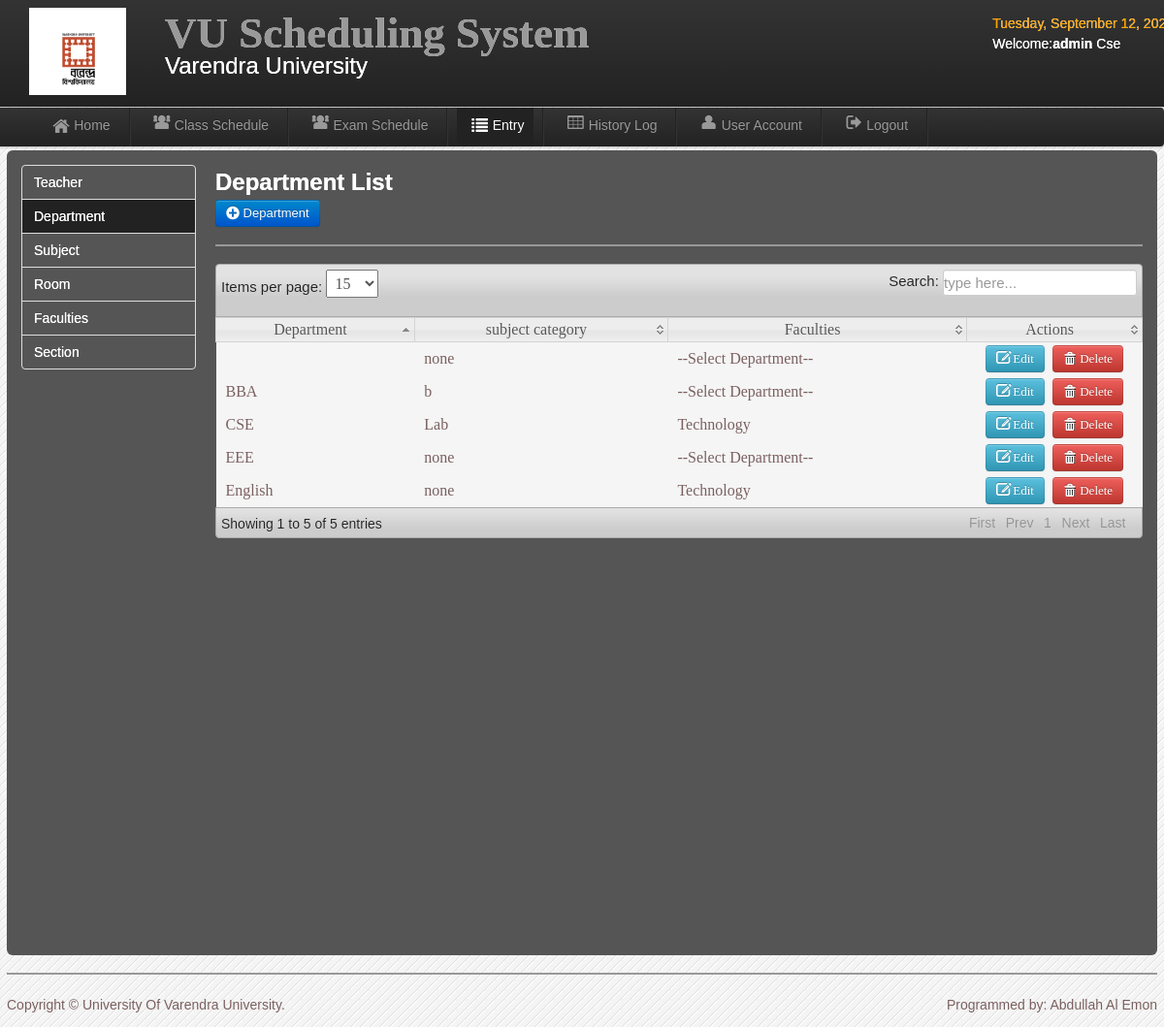
Page /admin/course.php (signed in) on the committed database.
### tables this page shows
CREATE TABLE `users` (
  `User_id` int(11) NOT NULL,
  `UserName` varchar(20) NOT NULL,
  `Password` varchar(20) NOT NULL,
  `User_Type` varchar(20) NOT NULL,
  `FirstName` varchar(30) NOT NULL,
  `LastName` varchar(30) NOT NULL,
  `College` varchar(20) NOT NULL
);

CREATE TABLE `course` (
  `course_id` int(11) NOT NULL,
  `course_year_section` varchar(100) NOT NULL,
  `Department` varchar(100) NOT NULL,
  `major` varchar(100) NOT NULL
);

### admin/session.php (called while the page is built, shortened)
<?php
        $id_session=$_SESSION['id'];
?>

### admin/course.php (the view, shortened to what this page needs)
<?php include('session.php'); include('header.php'); include('dbcon.php'); ?>
<body>
<?php include('nav-top1.php'); ?>
    <div class="navbar navbar-fixed-top1">
    <div class="navbar-inner">
    <div class="container">
	<div class="marg">
    <ul class="nav">
  <li>
    <a href="home.php"><i class="icon-home icon-large"></i>Home</a>
  </li>
   <li class="divider-vertical"></li>
  <li><a href="schedule.php"><i class="icon-group icon-large"></i>Class Schedule</a></li>
   <li class="divider-vertical"></li>
    <li><a href="exam_schedule.php"><i class="icon-group icon-large"></i>Exam Schedule</a></li>
   <li class="divider-vertical"></li>
  <li class="active"><a href="record.php"><i class="icon-list icon-large"></i>Entry</a></li>
   <li class="divider-vertical"></li>
  <li><a href="history_log.php"><i class="icon-table icon-large"></i>History Log</a></li>
     <li class="divider-vertical"></li>
  <li><a href="user_account.php"><i class="icon-user icon-large"></i>User Account</a></li>
  <li class="divider-vertical"></li>
  <li><a id="logout" data-toggle="modal" href="#myModal"><i class="icon-signout icon-large"></i>Logout</a></li>
   <li class="divider-vertical"></li>
</ul>
    </div>
    </div>
    </div>
    </div>
<div class="wrapper">
<div id="element" class="hero-body-course">
<div class="left-nav">
<ul class="nav nav-tabs nav-stacked">
  <li><a href="record.php"><font color="white">Teacher</font></a></li>
  <li class="active"><a href="course.php"><font color="white">Department</font></a></li>
  <li><a href="subject.php"><font color="white">Subject</font></a></li>
  <li><a href="room.php"><font color="white">Room</font></a></li>
  <li><a href="department.php"><font color="white">Faculties</font></a></li>
  <li><a href="shool_year.php"><font color="white">Section</font></a></li>
</ul>
</div>
<div class="right-nav-content">
<h2><font color="white">Department List</font></h2>
	<a class="btn btn-primary" href="add_course.php" >  <i class="icon-plus-sign icon-large"></i>&nbsp;Department</a>
	<hr>
	<table class="users-table">
<div class="demo_jui">
		<table cellpadding="0" cellspacing="0" border="0" class="display" id="log" class="jtable">
			<thead>
				<tr>
				<th>Department</th>
				<th>subject category</th>
				<th>Faculties</th>
				<th>Actions</th>
				</tr>
			</thead>
			<tbody>
<?php
$result=mysqli_query($conn,"select * from course")or die(mysqli_error());
while($row=mysqli_fetch_array($result)){ $id=$row['course_id']
 ?>
<tr class="del<?php echo $id ?>">
	<td><?php echo $row['course_year_section']; ?></td>
	<td><?php echo $row['major'];?></td>
	<td><?php  echo $row['Department'];?></td>
	<td align="center" width="160">
	<a class="btn btn-info" href="update_course.php<?php echo '?id='.$id; ?>"><i class="icon-edit icon-large"></i>&nbsp;Edit</a>&nbsp;
	<a class="btn btn-danger1"   data-toggle="modal" href="#<?php echo $id; ?>">  <i class="icon-trash icon-large"></i>&nbsp;Delete</a>
</td>
<?php }?>
	</tr>
			</tbody>
		</table>
</div>
	</div>
<?php include('footer.php');?>
</div>
</body>

### admin/nav-top1.php
	<div class="navbar navbar-fixed-top">
	<div class="navbar-inner">
	<div class="container">
		<a class="branded">
		<img src="img/vu.jpg" width="100" height="90">
 	</a>
	<a class="brand">
	 <h1>VU Scheduling System</h1>
	 <div class="chmsc_nav"><font size="5" style="Bookman Old Style" color="white">Varendra University</font></div>
 	</a>
<div class="time_top">
<font color="orange">
  <?php
 $Today=date('y:m:d');
$new=date('l, F d, Y',strtotime($Today));
echo $new; ?>
</font>
<?php
$logout_query=mysqli_query($conn,"select * from users where User_id=$id_session");
$row=mysqli_fetch_array($logout_query);
$type=$row['User_Type'];
?>
<p><font color="white">Welcome:<b><?php echo $type;?></b>
<?php echo $row['College'] ?></p></font>
</div>
	</div>
	</div>
	</div>

### admin/css/style.css (style rules this page uses)
* { margin:0; padding:0; }
body { font-family:"Trebuchet MS", "Myriad Pro", Arial, sans-serif; font-size:14px; background:#f4f4f4 url(../img/bg.gif) repeat top left; color:rgb(121, 94, 94); text-shadow:0px 0px 0px #fff;; }
h1 { font-size:45px; }
a { color:#777; }
p { padding:5px 0px; }
.wrapper { width:1186px; margin:10px auto; min-height:550px; }

### admin/css/datatable/demo_table_jui.css (style rules this page uses)
table.display thead th { cursor: pointer; padding: 3px 0 3px 10px; }
table.display { border-collapse: collapse; clear: both; margin: 0 auto; width: 100%; }
table.display td { padding: 3px 10px; }
tr.odd { background-color: #F5F5F5; }
tr.even { background-color: #F5F5F5; }
tr.odd td.sorting_1 { background-color: F5F5F5; }
tr.even td.sorting_1 { background-color: F5F5F5; }

### rows in the picture
users: User_Type "admin", College "Cse"
course: course_year_section "CSE", major "Lab", Department "Technology"
course: course_year_section "EEE", major "none", Department "--Select Department--"
course: course_year_section "BBA", major "b", Department "--Select Department--"
course: major "none", Department "--Select Department--"
course: course_year_section "English", major "none", Department "Technology"
